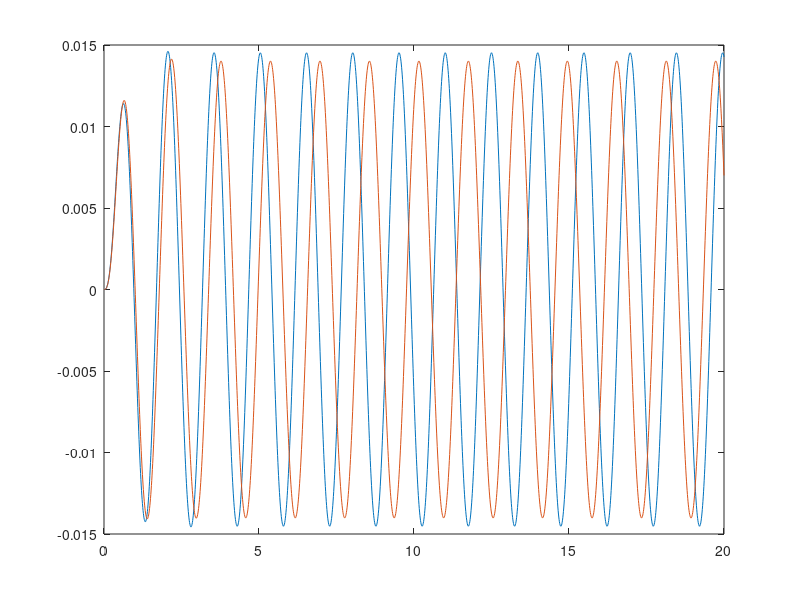

Write MATLAB code to recreate this figure. (Note: this script raises an error after producing the figure.)
% Setup
clc
clear
% Constants
m = 3;
b = 12; 
k = 100;

% State Variables
A = [-b/m   -k/m;...
    1   0];
B = [1/m;...
    0];
C = [0  1];
D =  [0];

% System Build
t = 0:0.01:20;
sys = ss(A, B, C, D);
x0 = [1;0];
y= initial(sys, x0,t);
u = [0;0];
plot(t, y);

% Frequencies in rads
w1 = 4.2130749;
w2 = 3.9370039;
u1 = sin(t*w1);
u2 = sin(t*w2);

% response creation
y1 = lsim(sys, u1, t);
y2 = lsim(sys, u2, t);

%plot
plot(t, y1,t, y2)
yline(0,'k--')
max(y1)
max(y2)
legend('y1','y2')

